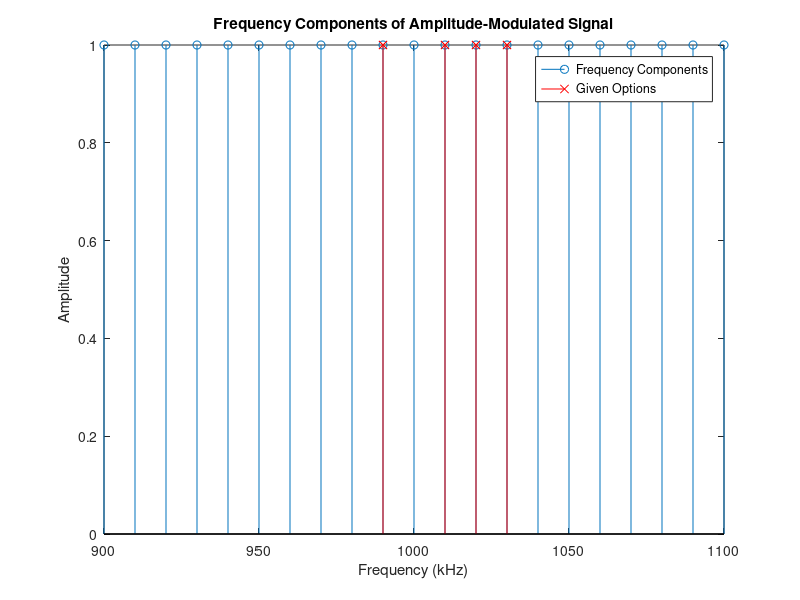

The MATLAB script that drew this image:
% Given frequencies
f_c = 1e6; % 1 MHz carrier frequency
period = 100e-6; % Period of the square wave in seconds
f_m = 1/period; % Modulation frequency

% Calculate the frequency components
n = -10:10; % Choose a range of integers to cover possible sidebands
frequency_components = f_c + n*f_m;

% Display the frequency components
disp('Frequency components in kHz:');
disp(frequency_components/1e3);

% Plot the frequency components
figure;
stem(frequency_components/1e3, ones(size(frequency_components)), 'o');
title('Frequency Components of Amplitude-Modulated Signal');
xlabel('Frequency (kHz)');
ylabel('Amplitude');

% Highlight the given options
hold on;
highlighted_frequencies = [990, 1010, 1020, 1030];
stem(highlighted_frequencies, ones(size(highlighted_frequencies)), 'rx');
legend('Frequency Components', 'Given Options');
hold off;
